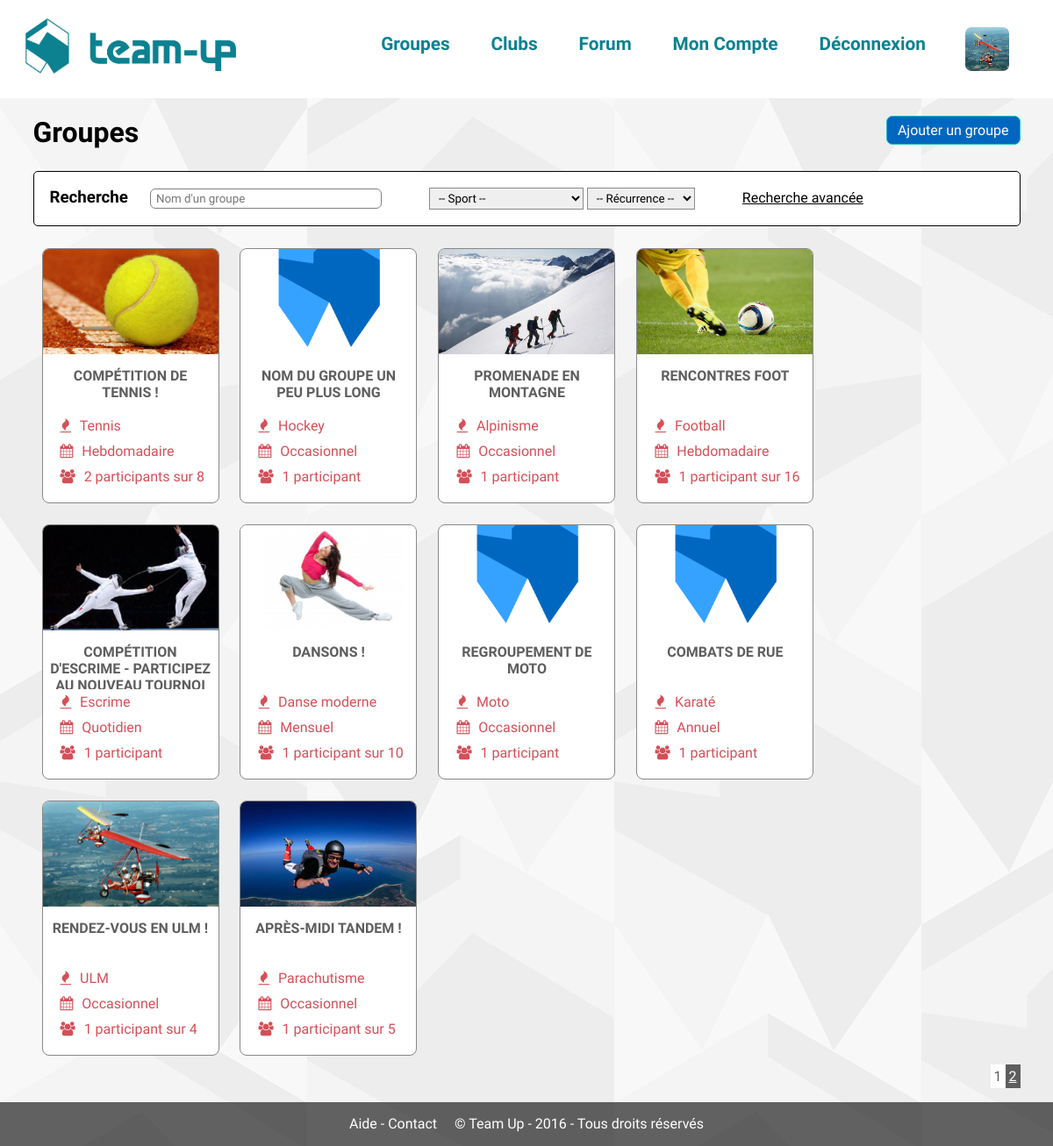
/?page=groupes (signed in), run on the app's committed database.
### tables this page shows
CREATE TABLE `groupes` (
  `id` int(11) NOT NULL,
  `titre` varchar(255) NOT NULL,
  `id_departement` int(11) NOT NULL,
  `description` text NOT NULL,
  `id_sport` int(11) NOT NULL,
  `id_club` int(11) NOT NULL,
  `max_participants` int(11) NOT NULL,
  `min_participants` int(11) NOT NULL,
  `visibilite` enum('public','prive') NOT NULL,
  `recurrence` enum('occasionnel','quotidien','hebdomadaire','mensuel','annuel') NOT NULL,
  `niveau` int(11) NOT NULL,
  `tendance` int(11) NOT NULL
);

CREATE TABLE `sports` (
  `id` int(11) NOT NULL,
  `nom` varchar(255) NOT NULL,
  `description` text NOT NULL
);

### modeles/membres.php (called while the page is built, shortened)
<?php
function connecte($profil = false) {
	if(!$profil) {
		return isset($_SESSION['id']);
	} else {
		return (isset($_SESSION['id']) ? profil_membre($_SESSION['id']) : false);
	}
}
function profil_membre($id) {
	global $pdo;
	$stmt = $pdo->prepare('SELECT * FROM membres WHERE id = :id');
	$stmt->bindValue('id', $id, PDO::PARAM_INT);
	if($stmt->execute())
		return $stmt->fetch();
	else
		return false;
}

### controleurs/groupes.php (called while the page is built, shortened)
<?php
include 'modeles/groupes.php';
include 'modeles/pagination.php';
$groupes_par_page = 10;
if(isset($_GET['p']) && !empty($_GET['p'])) {
	$page = (int) $_GET['p'];
} else {
	$page = 1;
}
$debut_requete = ($page - 1) * $groupes_par_page;
if(isset($_GET['nom']) && isset($_GET['sport']) && isset($_GET['recurrence'])) {
	$requete = '';
	if(!empty($_GET['nom']))
		$requete .= ' titre LIKE :titre AND';
	if(!empty($_GET['sport']))
		$requete .= ' id_sport = :id_sport AND';
	if(!empty($_GET['recurrence']))
		$requete .= ' recurrence = :recurrence AND';
	$requete .= ' 1=1';
	$recherche = rechercher_groupe($_GET['nom'], $_GET['sport'], $_GET['recurrence'], $requete, $debut_requete, $groupes_par_page);
	echo json_encode($recherche['lignes']);
	exit();
} else {
	$recherche = recuperer_groupes($debut_requete, $groupes_par_page);
}
$groupes = $recherche['lignes'];
include 'vues/groupes.php';

### modeles/groupes.php (called while the page is built, shortened)
<?php
function recuperer_groupes($debut, $combien) {
	global $pdo;
	$stmt = $pdo->prepare('SELECT SQL_CALC_FOUND_ROWS g.id AS id_groupe, s.nom AS nom_sport, g.*, COUNT(*) AS nbre FROM groupes AS g
																									JOIN sports AS s ON s.id = g.id_sport
																									LEFT JOIN groupes_membres gm ON gm.id_groupe = g.id
																								GROUP BY g.id
																								LIMIT :debut, :combien');
	$stmt->bindValue('debut', $debut, PDO::PARAM_INT);
	$stmt->bindValue('combien', $combien, PDO::PARAM_INT);
	$stmt->execute();
	return array('nombre' => $pdo->query('SELECT FOUND_ROWS();')->fetch(PDO::FETCH_COLUMN), 'lignes' => $stmt->fetchAll());
}

### vues/groupes.php (the view, shortened to what this page needs)
<?php
	if(connecte()) {
?>
	<a href="?page=groupe&amp;ajouter" class="bouton b-principal float-right">Ajouter un groupe</a>
<?php
	}
?>
	<h1><a href="?page=groupes" class="lien-simple">Groupes</a></h1>
	<div class="recherche encadrer">
		<form class="inputs<?php echo (!isset($_GET['recherche']) ? ' recherche-simple' : null); ?>"<?php echo (!isset($_GET['recherche']) ? ' onSubmit="return false;"' : null); ?>>
			<h3>Recherche</h3>
			<input type="text" name="recherche" placeholder="Nom d'un groupe" class="decale-droite" value="<?php echo (isset($_GET['recherche']) ? htmlspecialchars($_GET['recherche']) : null); ?>">
			<select name="sport">
				<option value="">-- Sport --</option>
			</select>
			<select name="recurrence" class="decale-droite">
				<option value="">-- Récurrence --</option>
			</select>
		<?php
			if(isset($_GET['recherche'])) {
		?>
			<a href="?page=groupes" class="lien-simple">Recherche simple</a>
			<div class="recherche-avancee">
				<label for="nbre_min">Limite de participant(s) entre </label> <input min="0" type="number" value="<?php echo (isset($_GET['min']) ? htmlspecialchars($_GET['min']) : 0); ?>" name="min">
				<label for="nbre_max"> et </label> <input type="number" min="0" value="<?php echo (isset($_GET['max']) ? htmlspecialchars($_GET['max']) : 0); ?>" name="max" id="nbre_max"> &nbsp;(0 pour illimité) <label for="nbre_actuel">, avec au moins </label> <input type="number" min="0" value="<?php echo (isset($_GET['actuel']) ? htmlspecialchars($_GET['actuel']) : 0); ?>" name="actuel"> participant(s) actuel(s)<br>
				<label for="departement">Département : </label> &nbsp;
				<select name="departement" id="departement">
					<option value="0">-- Sélectionnez un département --</option>
		<?php
			foreach ($departements as $departement) {
		?>
					<option value="<?php echo $departement['departement_id']; ?>"<?php echo ((isset($_GET['departement']) && $_GET['departement'] == $departement['departement_id']) ? ' selected=""' : null); ?>><?php echo $departement['departement_code']; ?> - <?php echo $departement['departement_nom']; ?></option>
		<?php
			}
		?>
				</select><br>
				<label for="niveau">Niveau sportif</label> &nbsp;
				<select id="niveau" name="niveau">
					<option value="0">-- Sélectionnez un niveau --</option>
					<option value="1"<?php echo (isset($_GET['niveau']) && $_GET['niveau'] == 1 ? ' selected=""' : null); ?>>Tout</option>
					<option value="2"<?php echo (isset($_GET['niveau']) && $_GET['niveau'] == 2 ? ' selected=""' : null); ?>>Débutant</option>
					<option value="3"<?php echo (isset($_GET['niveau']) && $_GET['niveau'] == 3 ? ' selected=""' : null); ?>>Moyen</option>
					<option value="4"<?php echo (isset($_GET['niveau']) && $_GET['niveau'] == 4 ? ' selected=""' : null); ?>>Confirmé</option>
				</select><br>
				<input type="hidden" value="groupes" name="page">
				<input type="submit" value="Rechercher" class="rechercher-bouton">
				<div class="clear"></div>
			</div>
		<?php
			} else {
		?>
			<a href="?page=groupes&amp;recherche" class="lien-simple">Recherche avancée</a>
		<?php
			}
		?>
		</form>
	</div>
	<div id="liste-groupes">
	<?php
		if(!empty($groupes)) {
			foreach ($groupes as $groupe) {
				if(!isset($_GET['actuel']) || empty($_GET['actuel']) || $groupe['nbre'] >= $_GET['actuel']) {
	?>
		<div class="groupe encadrer">
			<a href="?page=groupe&amp;id=<?php echo $groupe['id_groupe']; ?>" title="<?php echo htmlspecialchars($groupe['titre']); ?>">
				<div class="details">
					<div class="photo" style="background-image: url('<?php echo (is_file(DOSSIER_GROUPE . $groupe['id_groupe'] . '.jpg') ? DOSSIER_GROUPE . $groupe['id_groupe'] . '.jpg' : DOSSIER_GROUPE . '0.jpg') ?>');">
					</div>
					<h4><?php echo htmlspecialchars($groupe['titre']); ?></h4>
					<p>
						<i class="fa fa-fire"></i> <?php echo $groupe['nom_sport']; ?><br>
						<i class="fa fa-calendar"></i> <?php echo ucfirst($groupe['recurrence']); ?><br>
						<i class="fa fa-users"></i> <?php echo $groupe['nbre']; ?> participant<?php echo ($groupe['nbre'] > 1 ? 's' : null); ?><?php echo ($groupe['max_participants'] > 0 ? ' sur ' . $groupe['max_participants'] : null);  ?><br>
					</p>
				</div>
			</a>
		</div>
	<?php
				}
			}
	?>
	<?php
			pagination($total_groupes);
		} else {
	?>
		<div class="groupe encadrer align-center" style="width:98%;padding-top:10px;">
			<h4>Aucun résultat</h4>
		</div>
	<?php
		}
	?>
	</div>

### index.php (shortened to what this page needs)
<?php
if(isset($_GET['page']) && !empty($_GET['page'])) {
	$action = basename($_GET['page']);
} else {
	$action = 'accueil';
}
if(is_file('controleurs/' . $action . '.php')) {
	include 'controleurs/' . $action . '.php';
} else {
	include 'vues/404.php';
}
$contenu = ob_get_contents();
include 'vues/haut.php';
echo $contenu;
include 'vues/bas.php';

### modeles/pagination.php (shortened to what this page needs)
<?php
function parametreUrl($name, $value) {
    if(empty($_SERVER['QUERY_STRING'])) {
        return '?'.$name.'='.$value;
    } else {
        $return = $name.'='.$value;
        foreach ($_GET as $k => $v) {
            if($name != $k) {
                $return .= '&'.$k.'='.$v;
            }
        }
        return '?'.$return;
    }
}
function pagination($nombre_entrees, $nombre_par_page = 10, $variable_page = 'p', $pages_visibles = 4) {
	if(isset($_GET[$variable_page])) {
		$page = (int) $_GET[$variable_page];
	} else {
		$page = 1;
	}
	echo '<div class="pagination">';
	$nombre_pages = ceil($nombre_entrees / $nombre_par_page) + 1;
	for ($i=1; $i < $nombre_pages; $i++) {
		if($page == $i) {
			echo '<span class="page-active">'.$i.'</span>';
		} else {
			if($i > ($page - $pages_visibles) && $i < ($page + $pages_visibles)) {
				echo '<a href="'.parametreUrl($variable_page, $i).'">'.$i.'</a> ';
			}
		}
	}
	echo '</div>';
}

### vues/haut.php (shortened to what this page needs)
<!DOCTYPE html>
<html lang="fr">
<head>
	<link rel="stylesheet" href="static/css/font-awesome.min.css">
	<link rel="stylesheet" type="text/css" href="static/css/style.css">
	<?php if(is_file('static/css/' . $action . '.css') || isset($fichier_css)) { ?><link rel="stylesheet" type="text/css" href="static/css/<?php echo (isset($fichier_css) ? $fichier_css : $action); ?>.css"><?php } ?>
</head>
<body>
	<header>
		<a href="./"><img src="static/images/logoteam-up.png" alt="logo" id="logo"></a>
			<nav>
				<ul>
					<li><a href="?page=groupes">Groupes</a></li>
					<li><a href="?page=clubs">Clubs</a></li>
					<li><a href="?page=forum">Forum</a></li>
				<?php if($profil = connecte(true)) { ?>
					<li><a href="?page=profil">Mon Compte</a></li>
					<li><a href="?page=deconnexion">Déconnexion</a></li>
					<li><a href="?page=mon-profil"><img class="avatar-menu" src="<?php echo (is_file(DOSSIER_AVATAR . $profil['id'] . ".jpg") ? DOSSIER_AVATAR . $profil['id'] . ".jpg" : DOSSIER_AVATAR . "0.jpg"); ?>" alt="<?php echo $profil['prenom']; ?>"></a></li>
			<?php } else { ?>
					<li><a href="?page=connexion">Connexion</a></li>
					<li><a href="?page=inscription">Inscription</a></li>
			<?php } ?>
				</ul>
			</nav>
	</header>
	<div class="page">

### vues/bas.php (shortened to what this page needs)
	</div>
	<footer>
			<a href="?page=aide">Aide</a> - <a href="?page=contact">Contact</a>
			&nbsp; &nbsp; &copy; Team Up - <?php echo date('Y'); ?> - Tous droits réservés
	</footer>
</body>
</html>

### static/css/style.css (style rules this page uses)
* { font-family: 'Titillium Web', sans-serif; margin:0; padding: 0; }
body { background:url(../../static/images/motif.jpg); background-repeat: repeat; min-height:100%; }
.float-right { float: right; }
input[type=text], input[type=password], input[type=number], input[type=email], input[type=url], input[type=tel], textarea { border-radius: 6px; padding: 3px 6px; border:1px solid grey; }
select { padding: 3px 6px; }
.lien-simple { color: black; }
h1 a { text-decoration: none; color:black; }
.page { width:1125px; margin: 20px auto; min-height:calc(100vh - 202px); }
header { height:7em; background-color: white; }
header #logo { background-repeat: no-repeat; margin-left: 1.8em; margin-top: 1.3em; width: 15em; }
header nav { float: right; }
header nav ul { list-style: outside none none; margin-top: 38px; min-height: 100%; font-size: 1.3em; font-weight: bold; }
header nav ul li { display: inline; }
header nav ul li a { color: #0c8190; padding-right: 2em; text-decoration: none; }
header .avatar-menu { width:50px; height: 50px; float: right; margin: -7px 50px 0 -38px; border-radius: 7px; }
footer { height: 50px; clear: both; text-align: center; background-color : rgba(0, 0, 0, 0.6); line-height: 50px; margin-bottom: 0; color:white; }
footer a { text-decoration: none; color:white; }
.encadrer { margin-top:10px; border-radius: 5px; border: 1px solid black; background-color: white; }
.bouton { padding:6px 12px; border:1px solid black; border-radius:7px; text-decoration: none; color: white; }
.bouton.b-principal { border-color:#19BEC0; background-color: #0067C0; }
.pagination { float:right; margin-bottom: 20px; }
.pagination a { padding: 4px; color: white; background-color: #5E5E5E; }
.pagination span { padding: 4px; color: #5E5E5E; background-color: white; }

### static/css/groupes.css (style rules this page uses)
.recherche { margin-top: 25px; }
.recherche h3 { margin-right: 25px; float: left; }
.recherche > .inputs { margin:18px; }
.recherche > .inputs input[name=recherche] { width:250px; }
.recherche > .inputs .decale-droite { margin-right: 50px; }
#liste-groupes { margin-top: 15px; }
#liste-groupes .groupe { border: 1px solid #888888; width:200px; display: inline-block; margin:10px; border-radius: 8px; overflow: hidden; }
#liste-groupes .groupe a { text-decoration: none; color:#D54F58; }
#liste-groupes .groupe .details { width:100%; height: 100%; }
#liste-groupes .groupe .details .photo { width:200px; height:120px; overflow: hidden; background-position: 0 center; background-size: cover; }
#liste-groupes .groupe .details h4 { color: #5e5e5e; text-align: center; height: 52px; margin-top: 15px; max-width: 200px; text-overflow: ellipsis; text-transform: uppercase; overflow: hidden; padding: 0 7px; }
#liste-groupes .groupe .details p { line-height: 29px; margin-left: 20px; margin-bottom: 15px; }
#liste-groupes .groupe .details i.fa { margin-right: 6px; }

### data on the page
groupes: shows a picture, titre "COMPÉTITION DE TENNIS !", id_sport.nom "Tennis", recurrence "Hebdomadaire", nbre "2", max_participants "8"
groupes: titre "NOM DU GROUPE UN PEU PLUS LONG", id_sport.nom "Hockey", recurrence "Occasionnel", nbre "1"
groupes: shows a picture, titre "PROMENADE EN MONTAGNE", id_sport.nom "Alpinisme", recurrence "Occasionnel", nbre "1"
groupes: shows a picture, titre "RENCONTRES FOOT", id_sport.nom "Football", recurrence "Hebdomadaire", nbre "1", max_participants "16"
groupes: shows a picture, titre "COMPÉTITION D'ESCRIME - PARTICIPEZ…", id_sport.nom "Escrime", recurrence "Quotidien", nbre "1"
groupes: shows a picture, titre "DANSONS !", id_sport.nom "Danse moderne", recurrence "Mensuel", nbre "1", max_participants "10"
groupes: titre "REGROUPEMENT DE MOTO", id_sport.nom "Moto", recurrence "Occasionnel", nbre "1"
groupes: titre "COMBATS DE RUE", id_sport.nom "Karaté", recurrence "Annuel", nbre "1"
groupes: shows a picture, titre "RENDEZ-VOUS EN ULM !", id_sport.nom "ULM", recurrence "Occasionnel", nbre "1", max_participants "4"
groupes: shows a picture, titre "APRÈS-MIDI TANDEM !", id_sport.nom "Parachutisme", recurrence "Occasionnel", nbre "1", max_participants "5"
